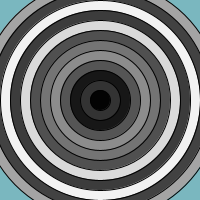
Frame 1 (no input)
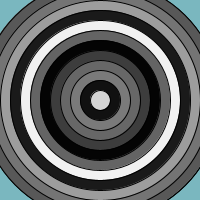
Frame 2 (the mouse pressed at the canvas centre, redrawn once)

The Processing sketch that drew these frames (run headless with seeded random() and noise(); the mouse was pressed at the canvas centre and the sketch redrawn once):

// Processing sketch: ex0603
// ── ex0603.pde
// draw concentric circles

void setup() {
  size(200,200);
  background(122,183,191);
  noLoop();
}

void draw() {

  float center = width / 2;
  float radius = width + ( width * .2);
  float step = 20;

  for (float r = radius; r > 0; r -= step) {
    fill(random(0,255));
    ellipse(center, center, r, r);  
  }

  

}
